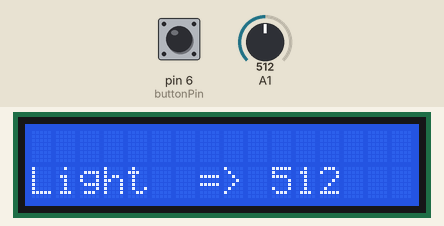
Bench run of a sketch on a simulated Arduino Uno, built with avr-gcc and run on an emulated ATmega328P. Shown: 16×2 character LCD. The test bench sets the inputs (shaded band); at power-on: A1 = 512, pin 6 (buttonPin) LOW.

Above: at 1.2 s.
1.3 s: A1 set to 962
At 2.3 s:
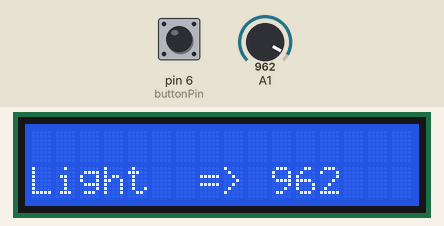
2.8 s: A1 set to 998
At 3.4 s:
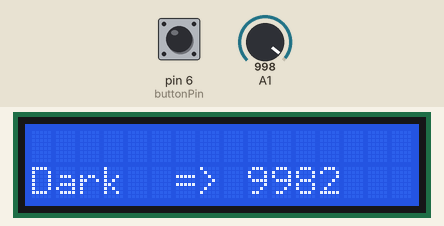
4.3 s: pin 6 (buttonPin) pulled HIGH for 0.15 s
At 5.3 s:
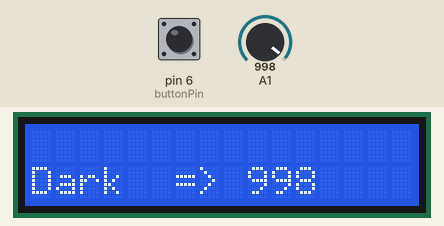
5.9 s: pin 6 (buttonPin) pulled HIGH for 3.2 s
At 7.0 s:
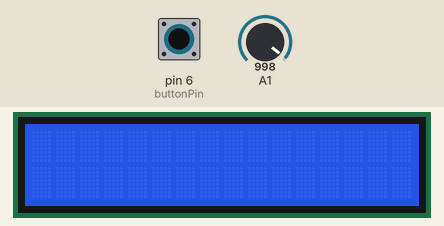
10.6 s: A1 set to 1023
At 11.7 s:
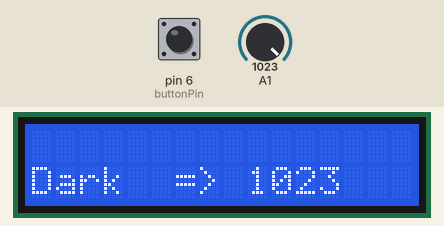
Timing chart, 0 to 13.1 s (numbered marks = the images above; inputs shaded):
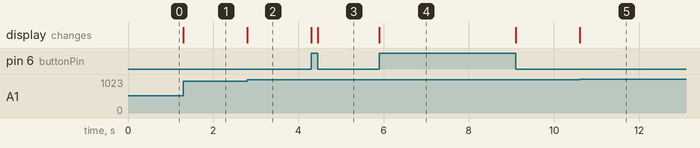

The sketch:

lab10.ino
```cpp
#include <LiquidCrystal.h>


LiquidCrystal lcd(12,11,5,4,3,2);
const int buttonPin = 6;
int buttonState = 0;

int lightLevel, high = 0, low = 1023;

void setup()
{
  pinMode(buttonPin, INPUT);
  lcd.begin(16, 2);
  lcd.clear();
}

void loop()
{
  lcd.setCursor(0,1);
  int sensorValue = analogRead(A1);
  buttonState = digitalRead(buttonPin);


if (buttonState == HIGH) {
     lcd.clear();
  } else {
    if(sensorValue > 980){
      lcd.print("Dark  => ");
    }else{
      lcd.print("Light  => ");
      }
    lcd.print(sensorValue);


  }


  // TIP: Since the numeric data we're sending is always growing
  // in length, new values will always overwrite the previous ones.
  // However, if you want to display varying or decreasing numbers
  // like a countdown, you'll find that the display will leave
  // "orphan" characters when the new value is shorter than the
  // old one.

  // To prevent this, you'll need to erase the old number before
  // writing the new one. You can do this by overwriting the
  // last number with spaces. If you erase the old number and
  // immediately write the new one, the momentary erase won't
  // be noticeable. Here's a typical sequence of code:

  // lcd.setCursor(0,1);   // Set the cursor to the position
  // lcd.print("       "); // Erase the largest possible number
  // lcd.setCursor(0,1);   // Reset the cursor to the original position
  // lcd.print(millis()/1000); // Print our value

}
```

Measured:
- the behaviour switches between 980 and 981 on A1 (found by bisection; images 1 and 2)
- after the input at 1.3 s, the display: changes at once (image 1)
- after the input at 2.8 s, the display: changes at once (image 2)
- after the input at 4.3 s, the display: first changes at once (image 3 shows a later state)
- after the input at 5.9 s, the display: changes at once (image 4)
- after the input at 10.6 s, the display: changes at once (image 5)
